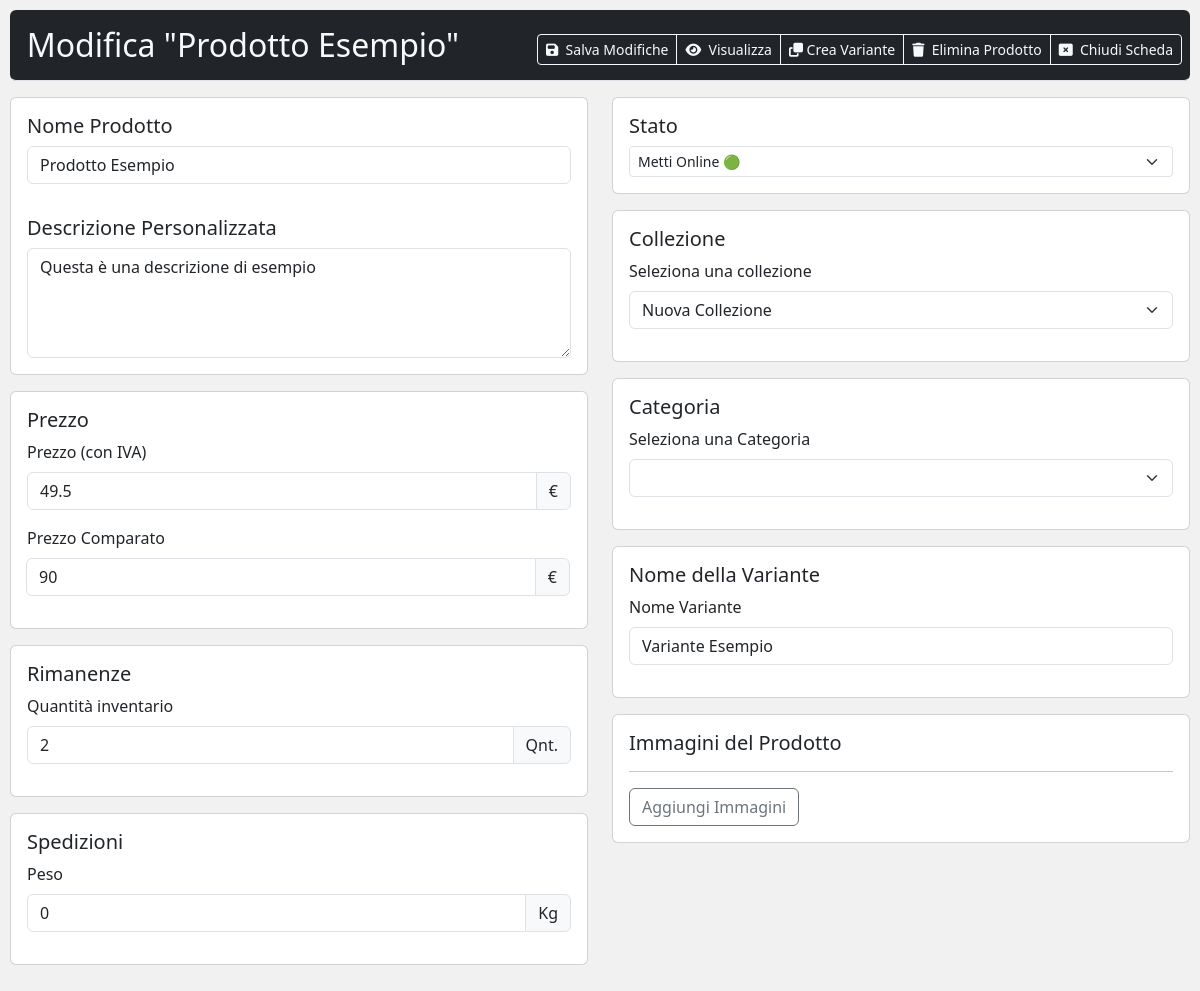
Page /admin/ui-gestisci/prodotto_modifica.php?id=1 (signed in) on the committed database.
### tables this page shows
CREATE TABLE `prodotti` (
  `id_prodotto` int(11) NOT NULL,
  `titolo` varchar(255) NOT NULL,
  `titolo_seo` varchar(255) DEFAULT NULL,
  `descrizione` text NOT NULL,
  `categoria` varchar(255) NOT NULL,
  `collezione` varchar(255) NOT NULL,
  `stato` varchar(255) NOT NULL,
  `prezzo` varchar(255) NOT NULL,
  `prezzo_comparato` varchar(255) NOT NULL,
  `quantita` varchar(255) NOT NULL,
  `peso` varchar(255) NOT NULL,
  `varianti` varchar(255) NOT NULL,
  `sku` varchar(255) DEFAULT NULL,
  `marca` varchar(255) DEFAULT NULL,
  `selected` varchar(255) NOT NULL DEFAULT 'false'
);

CREATE TABLE `collezioni` (
  `id_collezione` int(11) NOT NULL,
  `nome_c` varchar(255) NOT NULL,
  `descrizione_c` varchar(255) NOT NULL,
  `selected` varchar(255) NOT NULL DEFAULT 'false'
);

### app.php (called while the page is built, shortened)
<?php
function ottieniDettagliProdotto($id_prodotto)
{
    require 'conn.php';
    $query = "SELECT * FROM prodotti WHERE id_prodotto = ?";
    $stmt = $conn->prepare($query);
    $stmt->bind_param('i', $id_prodotto);
    $stmt->execute();
    $result = $stmt->get_result();
    $dettagliProdotto = $result->fetch_assoc();
    return $dettagliProdotto;
}

### admin/ui-gestisci/prodotto_modifica.php (the view, shortened to what this page needs)
<?php
require '../../app.php';
function generateSlug($string) {
    $string = strtolower($string);
    $string = preg_replace('/[^a-z0-9-]/', '-', $string);
    $string = preg_replace('/-+/', '-', $string);
    $string = trim($string, '-');
    return $string;
}
if (isset($_GET['id']) && is_numeric($_GET['id'])) {
    $id_prodotto = $_GET['id'];
    $dettagliProdotto = ottieniDettagliProdotto($id_prodotto);
    $slug = generateSlug($dettagliProdotto['titolo']);
} else {
    header("Location: ../ui/prodotti?warning=Prodotto+non+trovato");
    exit;
}
?>
<!DOCTYPE html>
<html lang="it">
<head>
    <?php include '../materials/head_content.php'; ?>
</head>
<body style="background-color: #f1f1f1;">
<form action="<?php echo $_SERVER['PHP_SELF'] . '?id=' . $id_prodotto; ?>" method="POST" style="padding: 10px;">
    <div class="d-flex justify-content-between flex-wrap flex-md-nowrap align-items-center pt-3 pb-2 mb-3 border-bottom bg-dark text-light rounded-2">
        <h1 class="h2">&nbsp;&nbsp;Modifica "<?php echo $dettagliProdotto['titolo']; ?>"</h1>
    <div class="btn-toolbar mb-2 mb-md-0">
    <div class="btn-group me-2">
        <button type="submit" name="modifica" class="btn btn-sm btn-outline-light"><i class="fa-solid fa-floppy-disk"></i>&nbsp; Salva Modifiche</button>
        <a href="../../prodotti/<?php echo $slug; ?>" target="__blank" class="btn btn-sm btn-outline-light"><i class="fa-solid fa-eye"></i>&nbsp; Visualizza</a>
        <a href="#" class="btn btn-sm btn-outline-light" onclick="creaVarianteProdotto(<?php echo $id_prodotto; ?>);"><i class="fa-solid fa-clone"></i> Crea Variante</a>
        <a href="#" class="btn btn-sm btn-outline-light" onclick="confirmDeleteProduct();"><i class="fa-solid fa-trash"></i>&nbsp; Elimina Prodotto</a>
        <a href="#" class="btn btn-sm btn-outline-light" onclick="exit();"><i class="fa-solid fa-rectangle-xmark"></i>&nbsp; Chiudi Scheda</a>
    </div>
    </div>
    </div>
<form action="<?php echo $_SERVER['PHP_SELF'] . '?id=' . $id_prodotto; ?>" method="POST">
    <div class="row">
        <div class="col-md-6">
            <div class="card mb-3">
                <div class="card-body">
                    <h5 class="card-title">Nome Prodotto</h5>
                    <input type="text" class="form-control" id="titolo" name="titolo" value="<?php echo $dettagliProdotto['titolo']; ?>" required>
                </div>
                <div class="card-body">
                    <h5 class="card-title">Descrizione Personalizzata</h5>
                    <textarea class="form-control custom-description" id="descrizione" name="descrizione" rows="4" required><?php echo $dettagliProdotto['descrizione']; ?></textarea>
                </div>
            </div>
            <div class="card mb-3">
                <div class="card-body">
                    <h5 class="card-title">Prezzo</h5>
                    <div class="mb-3">
                        <label for="prezzo" class="form-label">Prezzo (con IVA)</label>
                        <div class="input-group">
                            <input type="number" step="0.01" class="form-control" id="prezzo" name="prezzo" value="<?php echo $dettagliProdotto['prezzo']; ?>" placeholder="Inserisci il prezzo di vendita" required aria-describedby="basic-addon2">
                            <span class="input-group-text" id="basic-addon2">€</span>
                        </div>
                    </div>
                    <div class="input-group mb-3">
                        <label for="prezzoComparato" class="form-label">Prezzo Comparato</label>
                        <div class="input-group">
                            <input type="number" step="0.01" class="form-control" id="prezzo_comparato" value="<?php echo $dettagliProdotto['prezzo_comparato']; ?>" name="prezzo_comparato" placeholder="Inserisci Il prezzo di paragone" aria-describedby="basic-addon2">
                            <span class="input-group-text" id="basic-addon2">€</span>
                        </div>
                    </div>
                </div>
            </div>
            <div class="card mb-3">
                <div class="card-body">
                    <h5 class="card-title">Rimanenze</h5>
                    <div class="mb-3">
                        <label for="quantita" class="form-label">Quantità inventario</label>
                        <div class="input-group">
                            <input type="number" class="form-control" id="quantita" name="quantita" value="<?php echo $dettagliProdotto['quantita']; ?>" placeholder="Inserisci la quantità del Prodotto" required aria-describedby="basic-addon2">
                            <span class="input-group-text" id="basic-addon2">Qnt.</span>
                        </div>
                    </div>
                </div>
            </div>
            <div class="card mb-3">
                <div class="card-body">
                    <h5 class="card-title">Spedizioni</h5>
                    <div class="mb-3">
                        <label for="peso" class="form-label">Peso</label>
                        <div class="input-group">
                            <input type="number" step="0.01" class="form-control" id="peso" name="peso" value="<?php echo $dettagliProdotto['peso']; ?>" placeholder="Inserisci il peso in Kg" required aria-describedby="basic-addon2">
                            <span class="input-group-text" id="basic-addon2">Kg</span>
                        </div>
                    </div>
                </div>
            </div>
        </div>
        <div class="col-md-6">
            <div class="card mb-3">
                <div class="card-body">
                    <h5 class="card-title">Stato</h5>
                    <select class="form-select form-select-sm" id="stato" name="stato" required>
                        <option value="online" <?php if ($dettagliProdotto['stato'] == 'online') echo 'selected'; ?>>Metti Online 🟢</option>
                    </select>
                </div>
            </div>
            <div class="card mb-3">
                <div class="card-body">
                    <h5 class="card-title">Collezione</h5>
                    <?php
                    require '../../conn.php';
                    $query_coll = "SELECT nome_c FROM collezioni";
                    $result_coll = mysqli_query($conn, $query_coll);
                    if ($result_coll) {
                        echo '<div class="mb-3">';
                        echo '<label for="collezione" class="form-label">Seleziona una collezione</label>';
                        echo '<select class="form-select" id="collezione" name="collezione" required>';
                        while ($row_coll = mysqli_fetch_assoc($result_coll)) {
                          echo '<option value="' . htmlspecialchars($row_coll['nome_c']) . '"' . ($dettagliProdotto['collezione'] == $row_coll['nome_c'] ? ' selected' : '') . '>' . htmlspecialchars($row_coll['nome_c']) . '</option>';
                        }
                        echo '</select>';
                        echo '</div>';
                    } else {
                        echo "Errore durante l'esecuzione della query: " . mysqli_error($conn);
                    }
                    ?>
                </div>
            </div>
            <div class="card mb-3">
                <div class="card-body">
                    <h5 class="card-title">Categoria</h5>
                    <?php
                    require '../../conn.php';
                    $query_cat = "SELECT nome_cat FROM categorie";
                    $result_cat = mysqli_query($conn, $query_cat);
                    if ($result_cat) {
                        echo '<div class="mb-3">';
                        echo '<label for="collezione" class="form-label">Seleziona una Categoria</label>';
                        echo '<select class="form-select" id="categoria" name="categoria" required>';
                        echo '</select>';
                        echo '</div>';
                    } else {
                        echo "Errore durante l'esecuzione della query: " . mysqli_error($conn);
                    }
                    ?>
                </div>
            </div>
            <div class="card mb-3">
                <div class="card-body">
                    <h5 class="card-title">Nome della Variante</h5>
                    <div class="mb-3">
                        <label for="varianti" class="form-label">Nome Variante</label>
                        <input type="text" class="form-control" id="varianti" name="varianti" value="<?php echo $dettagliProdotto['varianti']; ?>" placeholder="Inserisci il nome del differenziatore, es: 'rosso', 'xl', 'grande', 'senza', ecc..">
                    </div>
                </div>
            </div>
            <div class="card mb-3">
                <div class="card-body">
                    <h5 class="card-title">Immagini del Prodotto</h5>
                    <div class="product-images mb-3">
                        <hr>
                    </div>
                    <a href="#" class="btn btn-outline-secondary" onclick="checkBeforeRedirect();">Aggiungi Immagini</a>
                </div>
            </div>
        </div>
    </div>
</form>
</form>
<?php include '../materials/script.php'; ?>
</body>
</html>

### admin/materials/dashboard.css (style rules this page uses)
body { font-size: .875rem; }

### rows in the picture
prodotti: titolo "Prodotto Esempio", descrizione "Questa è una descrizione di esempio", prezzo "49.5", prezzo_comparato "90", quantita "2", peso "0", stato "Metti Online 🟢", collezione "Nuova Collezione", varianti "Variante Esempio"
